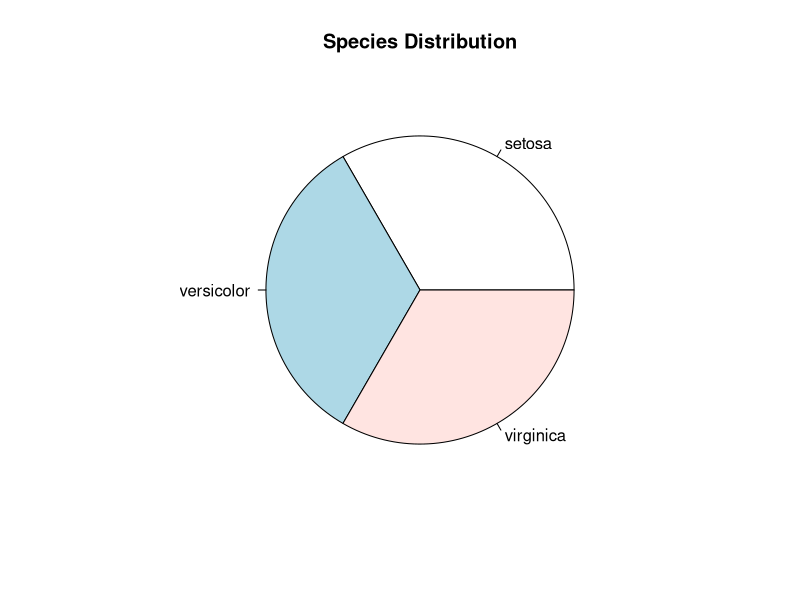
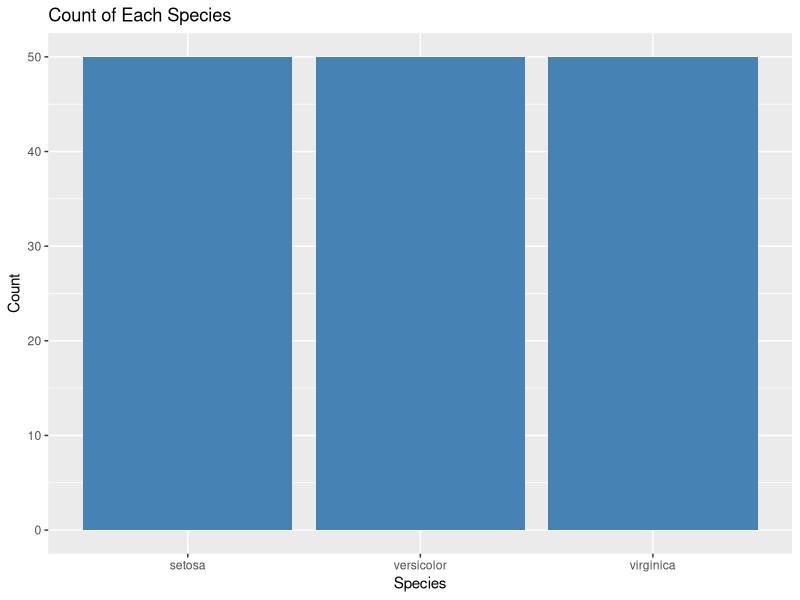
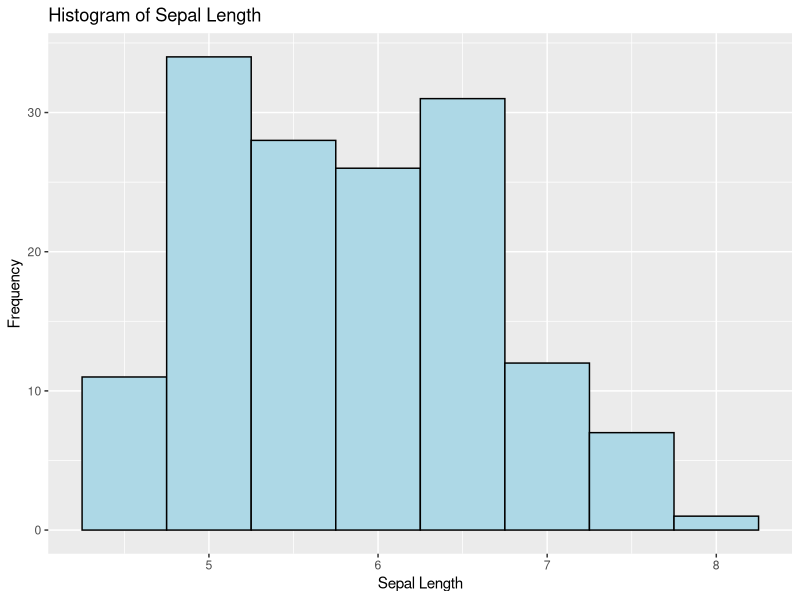
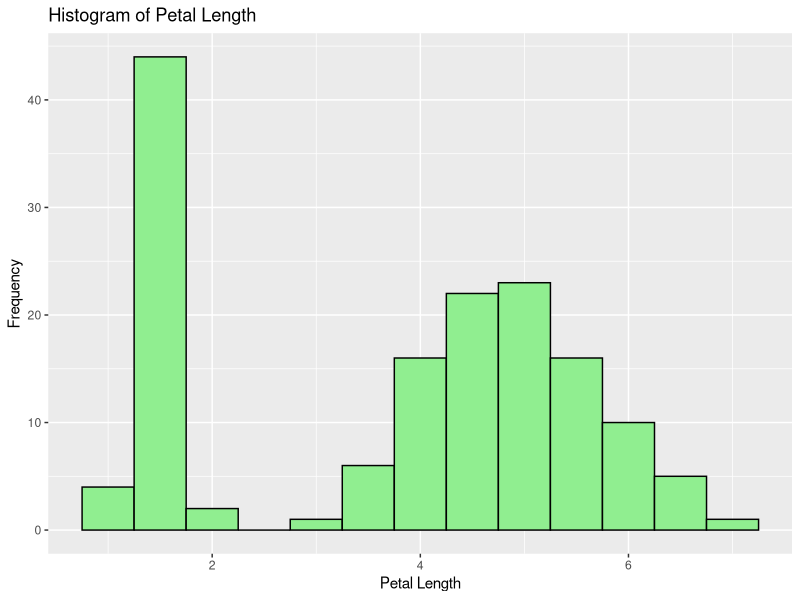
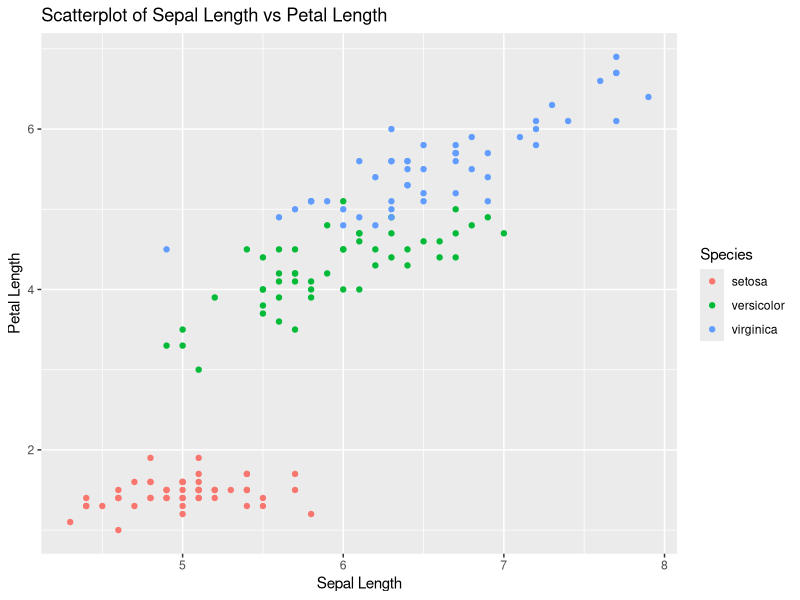

Reproduce these figures in R, in order.
# Load necessary libraries
library(ggplot2)

# Load the Iris dataset
data(iris)

# 1. Dataset Exploration
# Display the structure of the dataset
str(iris)

# Summary statistics
summary(iris)

# Display the first few rows
head(iris)

# Identify the number of species present
species_count <- table(iris$Species)
print(species_count)

# Calculate mean, median, and standard deviation for numerical features
stats <- data.frame(
  Feature = colnames(iris[, 1:4]),
  Mean = sapply(iris[, 1:4], mean),
  Median = sapply(iris[, 1:4], median),
  Std_Dev = sapply(iris[, 1:4], sd)
)
print(stats)

# 2. Data Visualization

# Pie Chart for species distribution
pie(species_count, labels = names(species_count), main = "Species Distribution")

# Bar Chart for species count
ggplot(iris, aes(x = Species)) +
  geom_bar(fill = "steelblue") +
  ggtitle("Count of Each Species") +
  xlab("Species") +
  ylab("Count")

# Histogram for Sepal Length
ggplot(iris, aes(x = Sepal.Length)) +
  geom_histogram(binwidth = 0.5, fill = "lightblue", color = "black") +
  ggtitle("Histogram of Sepal Length") +
  xlab("Sepal Length") +
  ylab("Frequency")

# Histogram for Petal Length
ggplot(iris, aes(x = Petal.Length)) +
  geom_histogram(binwidth = 0.5, fill = "lightgreen", color = "black") +
  ggtitle("Histogram of Petal Length") +
  xlab("Petal Length") +
  ylab("Frequency")

# Scatterplot between Sepal Length and Petal Length
ggplot(iris, aes(x = Sepal.Length, y = Petal.Length, color = Species)) +
  geom_point() +
  ggtitle("Scatterplot of Sepal Length vs Petal Length") +
  xlab("Sepal Length") +
  ylab("Petal Length")

# 3. Hypothesis Testing
alpha <- 0.05

# Lower Tail Test: Sepal Length < 5.8 cm
sepal_length_test <- t.test(iris$Sepal.Length, mu = 5.8, alternative = "less")
print("Lower Tail Test: Sepal Length < 5.8 cm")
print(sepal_length_test)

# Upper Tail Test: Petal Length > 3.5 cm
petal_length_test <- t.test(iris$Petal.Length, mu = 3.5, alternative = "greater")
print("Upper Tail Test: Petal Length > 3.5 cm")
print(petal_length_test)

# Two-Tailed Test: Sepal Width ≠ 3.0 cm
sepal_width_test <- t.test(iris$Sepal.Width, mu = 3.0, alternative = "two.sided")
print("Two-Tailed Test: Sepal Width ≠ 3.0 cm")
print(sepal_width_test)

